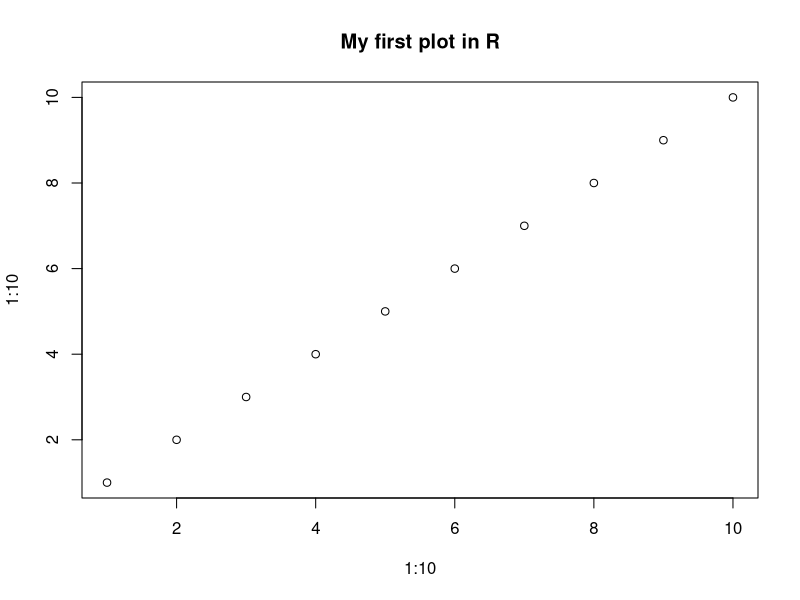

Source code (R):
# Once a R terminal is created with the command "R: Create R terminal",
# you can run the R script with "Shift + Cmd + S"
print("Hello, world!")
print(1 + 2)

# Create a R plot
plot(1:10, 1:10, main = "My first plot in R")

# For loop in R
# for (x in 1:10) {
#   print(x)
# }

# Create a variable in R
name <- "John"
age <- 40
print(paste(name, age))

my_var <- 30 # my_var is type of numeric
my_var <- "Sally" # my_var is now of type character (aka string)

# we can use class() to check the type of a variable
x <- 10.5
print(class(x))

# There are 3 numeric types in R
x <- 10.5 # numeric
y <- 10L # integer
z <- 1i # complex

# Type casting with as.numeric(), as.integer(), as.character()
x <- 1L # integer
y <- 2 # numeric
a <- as.numeric(x) # cast x to numeric
b <- as.integer(y) # cast y to integer

print(max(1, 2, 3, 4))
print(min(1, 2, 3, 4))
